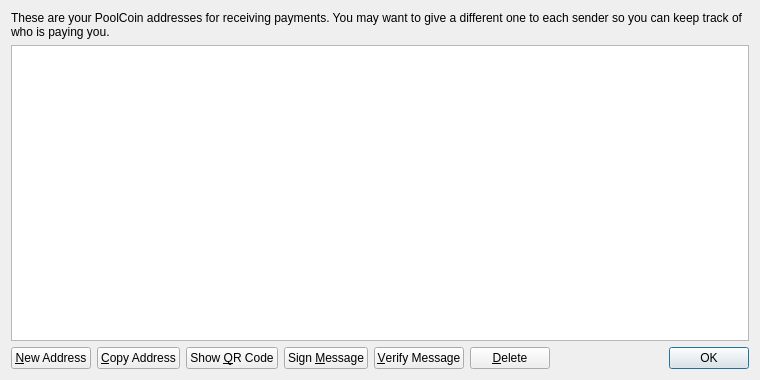
<?xml version="1.0" encoding="UTF-8"?>
<ui version="4.0">
 <class>AddressBookPage</class>
 <widget class="QWidget" name="AddressBookPage">
  <property name="geometry">
   <rect>
    <x>0</x>
    <y>0</y>
    <width>760</width>
    <height>380</height>
   </rect>
  </property>
  <property name="windowTitle">
   <string>Address Book</string>
  </property>
  <layout class="QVBoxLayout" name="verticalLayout">
   <item>
    <widget class="QLabel" name="labelExplanation">
     <property name="text">
      <string>These are your PoolCoin addresses for receiving payments. You may want to give a different one to each sender so you can keep track of who is paying you.</string>
     </property>
     <property name="textFormat">
      <enum>Qt::PlainText</enum>
     </property>
     <property name="wordWrap">
      <bool>true</bool>
     </property>
    </widget>
   </item>
   <item>
    <widget class="QTableView" name="tableView">
     <property name="contextMenuPolicy">
      <enum>Qt::CustomContextMenu</enum>
     </property>
     <property name="toolTip">
      <string>Double-click to edit address or label</string>
     </property>
     <property name="tabKeyNavigation">
      <bool>false</bool>
     </property>
     <property name="selectionMode">
      <enum>QAbstractItemView::SingleSelection</enum>
     </property>
     <property name="selectionBehavior">
      <enum>QAbstractItemView::SelectRows</enum>
     </property>
     <property name="sortingEnabled">
      <bool>true</bool>
     </property>
     <attribute name="verticalHeaderVisible">
      <bool>false</bool>
     </attribute>
    </widget>
   </item>
   <item>
    <layout class="QHBoxLayout" name="horizontalLayout">
     <item>
      <widget class="QPushButton" name="newAddressButton">
       <property name="toolTip">
        <string>Create a new address</string>
       </property>
       <property name="text">
        <string>&amp;New Address</string>
       </property>
      </widget>
     </item>
     <item>
      <widget class="QPushButton" name="copyToClipboard">
       <property name="toolTip">
        <string>Copy the currently selected address to the system clipboard</string>
       </property>
       <property name="text">
        <string>&amp;Copy Address</string>
       </property>
      </widget>
     </item>
     <item>
      <widget class="QPushButton" name="showQRCode">
       <property name="text">
        <string>Show &amp;QR Code</string>
       </property>
      </widget>
     </item>
     <item>
      <widget class="QPushButton" name="signMessage">
       <property name="toolTip">
        <string>Sign a message to prove you own a PoolCoin address</string>
       </property>
       <property name="text">
        <string>Sign &amp;Message</string>
       </property>
      </widget>
     </item>
     <item>
      <widget class="QPushButton" name="verifyMessage">
       <property name="toolTip">
        <string>Verify a message to ensure it was signed with a specified PoolCoin address</string>
       </property>
       <property name="text">
        <string>&amp;Verify Message</string>
       </property>
      </widget>
     </item>
     <item>
      <widget class="QPushButton" name="deleteButton">
       <property name="toolTip">
        <string>Delete the currently selected address from the list</string>
       </property>
       <property name="text">
        <string>&amp;Delete</string>
       </property>
      </widget>
     </item>
     <item>
      <spacer name="horizontalSpacer">
       <property name="orientation">
        <enum>Qt::Horizontal</enum>
       </property>
       <property name="sizeHint" stdset="0">
        <size>
         <width>40</width>
         <height>20</height>
        </size>
       </property>
      </spacer>
     </item>
     <item>
      <widget class="QDialogButtonBox" name="buttonBox">
       <property name="sizePolicy">
        <sizepolicy hsizetype="Maximum" vsizetype="Fixed">
         <horstretch>0</horstretch>
         <verstretch>0</verstretch>
        </sizepolicy>
       </property>
       <property name="standardButtons">
        <set>QDialogButtonBox::Ok</set>
       </property>
      </widget>
     </item>
    </layout>
   </item>
  </layout>
 </widget>
 <resources>
  <include location="../bitcoin.qrc"/>
 </resources>
 <connections/>
</ui>
